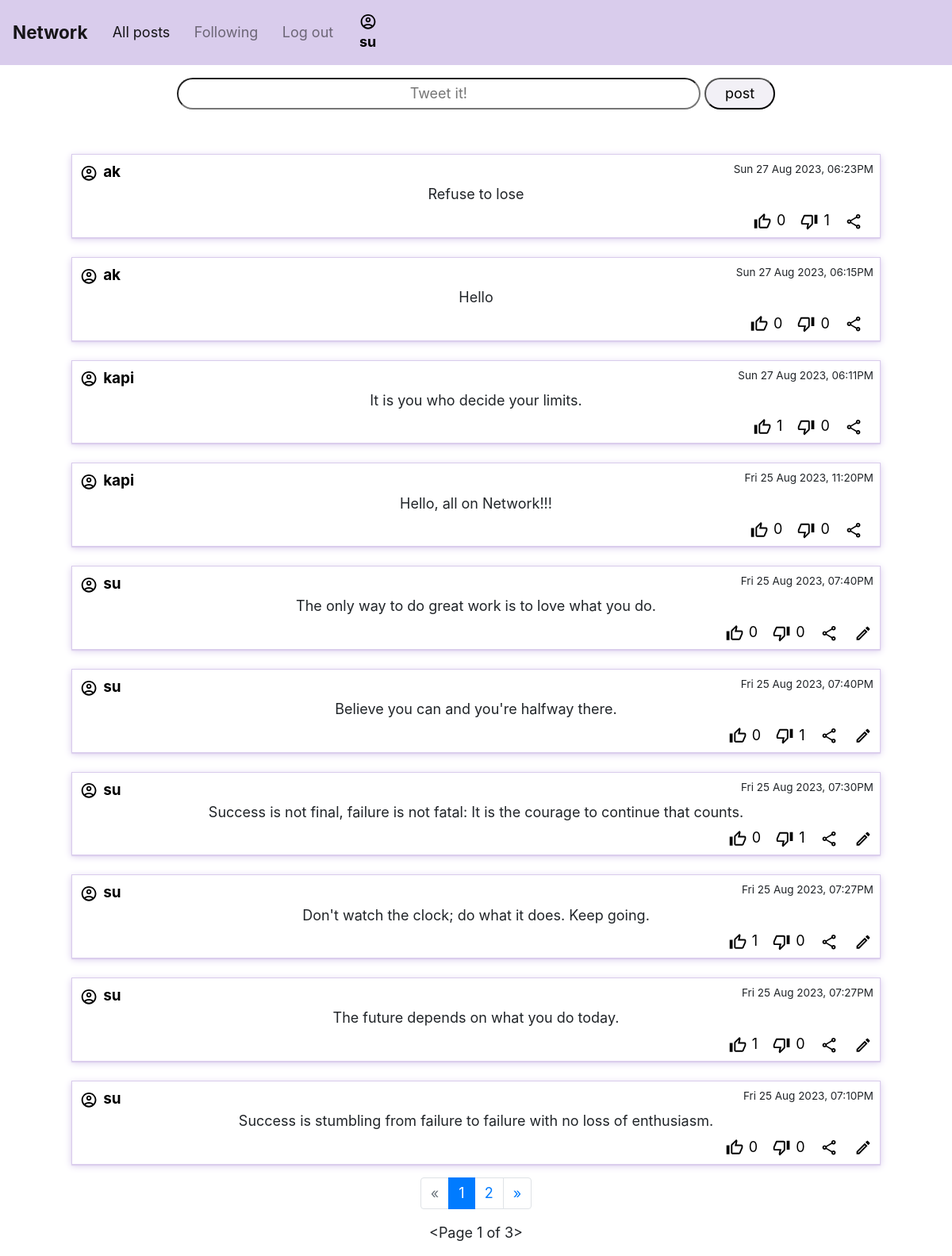
The app's page / (signed in) with its own data.
### network/models.py (models this page shows, shortened)
class User(AbstractUser):
    pass

class Posts(models.Model):
    message = models.TextField(max_length=1000)
    poster = models.ForeignKey(User, on_delete=models.CASCADE)
    timestamp = models.CharField(default=datetime.datetime.now().strftime('%a %d %b %Y, %I:%M%p'), max_length=50)
    likesCountForDOM = models.IntegerField(default=0)
    dislikesCountForDOM = models.IntegerField(default=0)
    ShouldLikeButtonDisabledDOM = models.BooleanField(default=False)
    ShouldDisLikeButtonDisabledDOM = models.BooleanField(default=False)
    def getLikeCount(self):
        return self.likesCount.all()

### network/views.py (the view)
# urls.py: path("", views.index, name="index"),
def index(request, pageNum=1):
    allPosts = Posts.objects.all().order_by('-id')
    posts= None
    if allPosts.count() > 0:
        p = Paginator(allPosts, 10)
        if pageNum <= p.num_pages:
            posts = p.page(pageNum)
            for post in posts:
                likesDislikes = post.getLikeCount()
                likes = likesDislikes.filter(likes=True, dislikes=False).count()
                dislikes = likesDislikes.count() - likes
                post.likesCountForDOM = likes
                post.dislikesCountForDOM = dislikes
                if request.user.id:
                    postWhereUserActioned = likesDislikes.filter(user=request.user)
                    if postWhereUserActioned:
                        if postWhereUserActioned.first().likes:
                            post.ShouldDisLikeButtonDisabledDOM = False
                            post.ShouldLikeButtonDisabledDOM = True
                        else:
                            post.ShouldDisLikeButtonDisabledDOM = True
                            post.ShouldLikeButtonDisabledDOM = False
                    else:
                        post.ShouldDisLikeButtonDisabledDOM = False
                        post.ShouldLikeButtonDisabledDOM = False
                else:
                    post.ShouldDisLikeButtonDisabledDOM = True
                    post.ShouldLikeButtonDisabledDOM = True
            return render(request, "network/index.html", {
                "viewer": request.user if request.user.id else None,
                "form": postForm if request.user.id else None,
                "posts": posts,
                "currentPage": pageNum,
                "havePreviousPage": posts.has_previous(),
                "haveNextPage": posts.has_next()
            })
    return render(request, "network/index.html", {
        "viewer": request.user,
        "form": postForm,
        "posts": posts,
    })

### network/templates/network/index.html (shortened to what this page needs)
{% extends "network/layout.html" %}
{% block body %}
{%if form %}
    <div style="padding: 2vh 0;">
        <form id="newPostForm">
            <input type="text" name="messageOfUser" placeholder="Tweet it!">
            <input type="submit" value="post"></input>
        </form>
    </div>
{% else %}
<div class="alert alert-warning" role="alert" style="text-align: center;">
    Can only view posts for now, as you are not logged in
</div>
{% endif %}
{% include "network/posts.html" %}
{% include "network/pageNav.html" %}
{% endblock %}

### network/templates/network/layout.html (shortened to what this page needs)
{% load static %}
<!DOCTYPE html>
<html lang="en">
    <head>
        <link rel="stylesheet" href="https://stackpath.bootstrapcdn.com/bootstrap/4.4.1/css/bootstrap.min.css">
        <link href="{% static 'network/styles.css' %}" rel="stylesheet">
    </head>
    <body>
        <nav style="background-color: #d9ccec;" class="navbar navbar-expand-lg navbar-light">
            <a class="navbar-brand" href="{% url 'index' pageNum=1 %}" style="font-size: 1.25em; font-weight: bold;">Network</a>
                <div class="collapse navbar-collapse" id="navbarNavDropdown">
                    <ul class="navbar-nav" style="align-items: center;">
                    <li class="nav-item active">
                        <a class="nav-link" href="{% url 'index' pageNum=1 %}">All posts<span class="sr-only">All Posts</span></a>
                    </li>
                    {% if user.is_authenticated %}
                    <li class="nav-item">
                        <a class="nav-link" href="{% url 'following' %}">Following</a>
                    </li>
                    <li class="nav-item">
                        <a class="nav-link" href="{% url 'logout' %}">Log out</a>
                    </li>
                        {% endif %}
                        {% if user.is_authenticated %}
                            <a class="nav-link" href="{% url 'profile' userId=user.id %}" id="navbarProfileLink">
                        {% endif %}
                            {% if user.is_authenticated %}
                                <p style="color: black; padding: 0; margin-bottom: 0; text-align: center;"><strong>{{ user.username }}</strong></p>
                            {% else %}
                                <p style="margin-bottom: 0;">Not signed in</p>
                            {% endif %}
                        {% if user.is_authenticated %}
                            </a>
                        {% endif %}
                    </ul>
                </div>
        </nav>
        <div class="body">
            {% block body %}
            {% endblock %}
        </div>
    </body>
</html>

### network/templates/network/posts.html (shortened to what this page needs)
<div id="postsHolder">
    {% if posts %}
        {% for post in posts%}
                <section class="post" id="post{{post.id}}">
                    <section class="postHeader">
                        <a class="inlineChild" href="{%if viewer%} {% url 'profile' userId=post.poster.id %} {% else %}#{% endif %}">
                            <p class="postPoster">{{post.poster.username}}</p>
                        </a>
                        <p class="postTimeStamp">{{post.timestamp}}</p>
                    </section>
                    <section class="postContent">
                        <p class="postMessage">{{post.message}}</p>
                    </section>
                    <section id="postAction" class="inlineChild" style="float: right;">
                        <section class="inlineChild">
                            <button class="actionButton like" value="like/{{post.id}}" {% if post.ShouldLikeButtonDisabledDOM %}disabled{% endif %}>
                            </button>
                            <p class="likesCountForDOM">{{post.likesCountForDOM}}</p>
                        </section>
                        <section class="inlineChild" >
                            <button class="actionButton dislike" value="dislike/{{post.id}}" {% if post.ShouldDisLikeButtonDisabledDOM %}disabled{% endif %}>
                            </button>
                            <p class="dislikesCountForDOM">{{post.dislikesCountForDOM}}</p>
                        </section>
                        <section style="margin-right: 1vw;">
                            <button class="actionButton" value="share/unavailable">
                            </button>
                        </section>
                        {% if viewer == post.poster %}
                            <section>
                                <button class="actionButton edit" value="edit/{{post.id}}">
                                </button>
                            </section>
                        {% endif %}
                    </section>
                </section>
        {% endfor %}
    {% else %}
        <div class="alert alert-warning" role="alert" style="text-align: center;">
            No posts to show
        </div>
    {% endif %}
</div>

### network/static/network/styles.css (style rules this page uses)
* { margin: 0; padding: 0; box-sizing: border-box; }
body { font-size: 18px; }
svg { height: 1.25em; width: 1.45em; }
#postsHolder { width: 100%; display: flex; flex-flow: column; align-items: center; gap: 3vh 0; margin: 2vh 0; }
.post { width: 85%; border: 1px solid #d9ccec; padding: 1vh; min-height: 10vh; box-shadow: rgba(217, 204, 236, 255) 0px 0.0625em 0.0625em, rgba(217, 204, 236, 255) 0px 0.125em 0.5em, rgba(255, 255, 255, 0.1) 0px 0px 0px 1px inset; }
.post p { margin-bottom: 0.3em; }
.postHeader { display: flex; justify-content: space-between; }
form { width: 100%; text-align: center; }
input { border-radius: 25px; padding: 0.6vh 3vh; text-align: center; }
input[type="text"] { min-width: 55%; }
#newPostForm > input[type="submit"] { background-color:#f2f0f6; }
.postTimeStamp { font-size: 0.75em; }
.postPoster { font-size: 1.05em; font-weight: bold; }
.postMessage { text-align: center; padding: 0 5vw; }
.inlineChild > * { display: inline; color: black; }
.inlineChild > p { margin-right: 1vw; }
#postAction button { background-color: unset; border: unset; }
#navbarProfileLink > * { display: block; }
.navbar-nav > * { margin: 0 0.6vw; }

### records on screen
User: username "su"
Posts: poster.username "ak", timestamp "Sun 27 Aug 2023, 06:23PM", message "Refuse to lose", likesCountForDOM "0", dislikesCountForDOM "1"
Posts: poster.username "ak", timestamp "Sun 27 Aug 2023, 06:15PM", message "Hello", likesCountForDOM "0", dislikesCountForDOM "0"
Posts: poster.username "kapi", timestamp "Sun 27 Aug 2023, 06:11PM", message "It is you who decide your limits.", likesCountForDOM "1", dislikesCountForDOM "0"
Posts: poster.username "kapi", timestamp "Fri 25 Aug 2023, 11:20PM", message "Hello, all on Network!!!", likesCountForDOM "0", dislikesCountForDOM "0"
Posts: poster.username "su", timestamp "Fri 25 Aug 2023, 07:40PM", message "The only way to do great work is to love what you do.", likesCountForDOM "0", dislikesCountForDOM "0"
Posts: poster.username "su", timestamp "Fri 25 Aug 2023, 07:40PM", message "Believe you can and you're halfway there.", likesCountForDOM "0", dislikesCountForDOM "1"
Posts: poster.username "su", timestamp "Fri 25 Aug 2023, 07:30PM", message "Success is not final, failure is not fatal: It is the courage to continue that counts.", likesCountForDOM "0", dislikesCountForDOM "1"
Posts: poster.username "su", timestamp "Fri 25 Aug 2023, 07:27PM", message "Don't watch the clock; do what it does. Keep going.", likesCountForDOM "1", dislikesCountForDOM "0"
Posts: poster.username "su", timestamp "Fri 25 Aug 2023, 07:27PM", message "The future depends on what you do today.", likesCountForDOM "1", dislikesCountForDOM "0"
Posts: poster.username "su", timestamp "Fri 25 Aug 2023, 07:10PM", message "Success is stumbling from failure to failure with no loss of enthusiasm.", likesCountForDOM "0", dislikesCountForDOM "0"

### other values on screen
{{ currentPage }} "1"
{{ posts.next_page_number }} "2"
{{ posts }} "<Page 1 of 3>"
